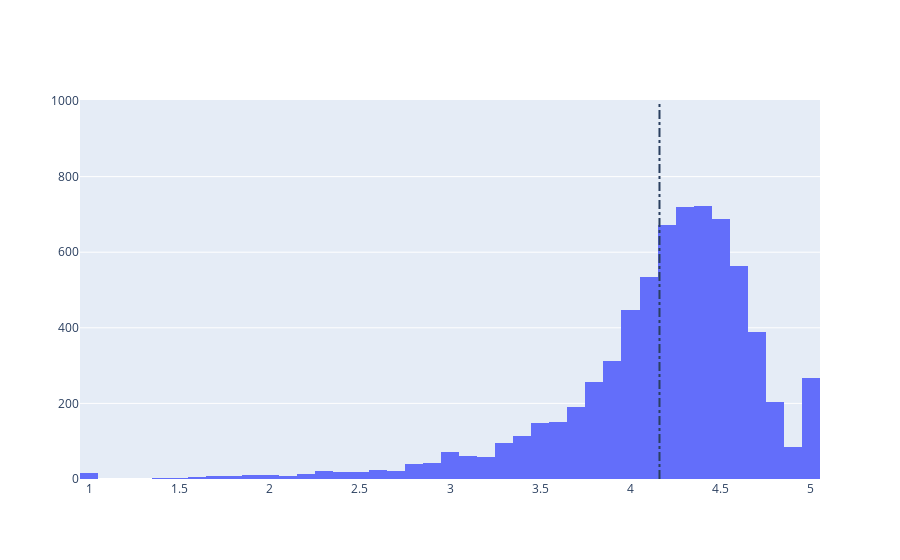

Notebook code cell kept with this figure:
### Markdown cell above
## 5. Distribution of app ratings
<p>After having witnessed the market share for each category of apps, let's see how all these apps perform on an average. App ratings (on a scale of 1 to 5) impact the discoverability, conversion of apps as well as the company's overall brand image. Ratings are a key performance indicator of an app.</p>
<p>From our research, we found that the average volume of ratings across all app categories is <code>4.17</code>. The histogram plot is skewed to the left indicating that the majority of the apps are highly rated with only a few exceptions in the low-rated apps.</p>

### Code cell
# Average rating of apps
avg_app_rating = apps["Rating"].mean()
print('Average app rating = ', avg_app_rating)

# Distribution of apps according to their ratings
data = [go.Histogram(
        x = apps['Rating']
)]

# Vertical dashed line to indicate the average app rating
layout = {'shapes': [{
              'type' :'line',
              'x0': avg_app_rating,
              'y0': 0,
              'x1': avg_app_rating,
              'y1': 1000,
              'line': { 'dash': 'dashdot'}
          }]
          }

plotly.offline.iplot({'data': data, 'layout': layout})

### Figure 1 — Plotly figure (JSON) as saved in the notebook; plotly's stock layout.template omitted (floating-point values rounded to 4 significant figures; data arrays with more than 128 entries replaced by an {"elided": "..."} marker saying what was removed)
{"data": [{"type": "histogram", "x": {"elided": "7021 float values"}}], "layout": {"shapes": [{"line": {"dash": "dashdot"}, "type": "line", "x0": 4.161, "x1": 4.161, "y0": 0, "y1": 1000}]}}
